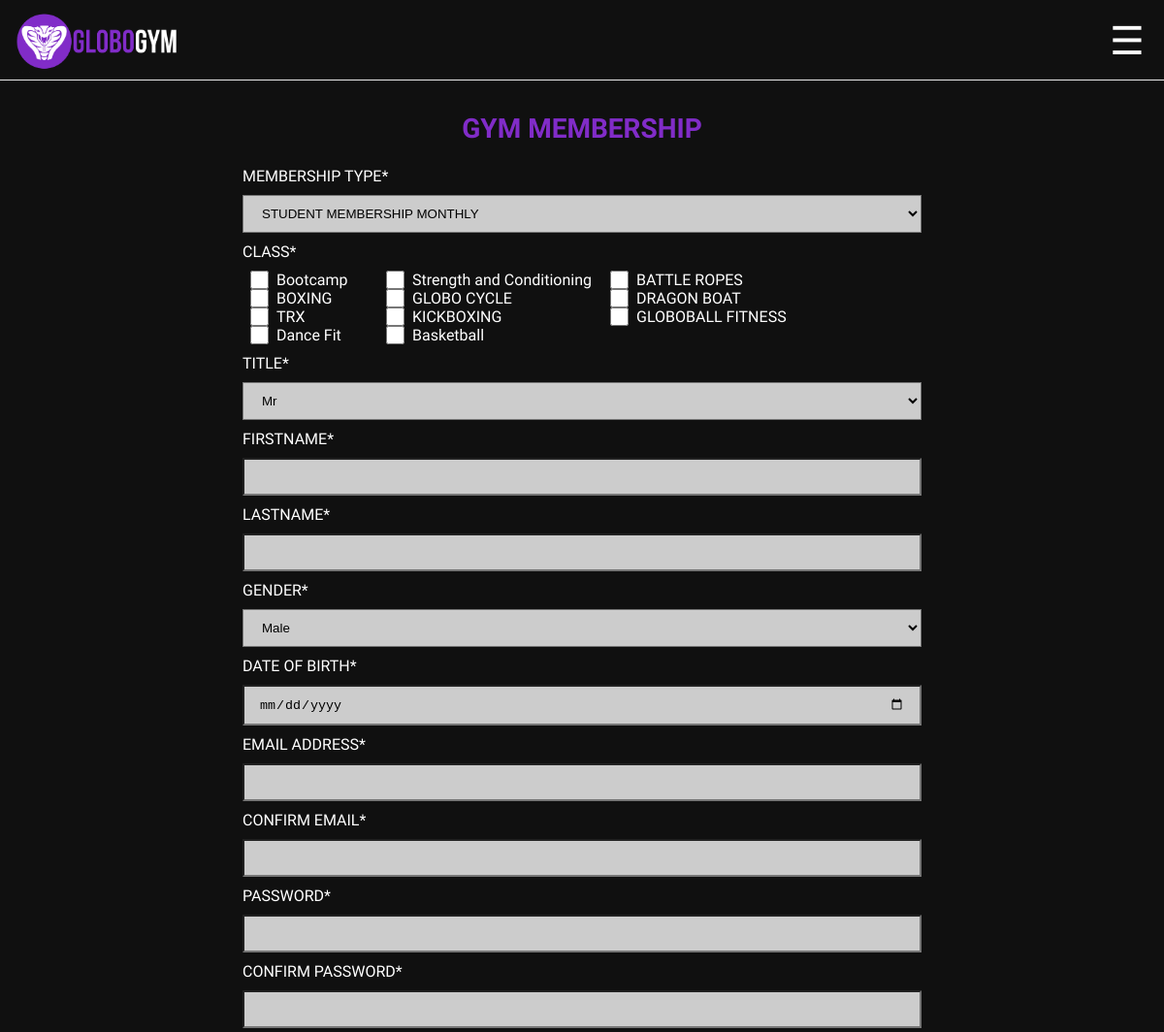
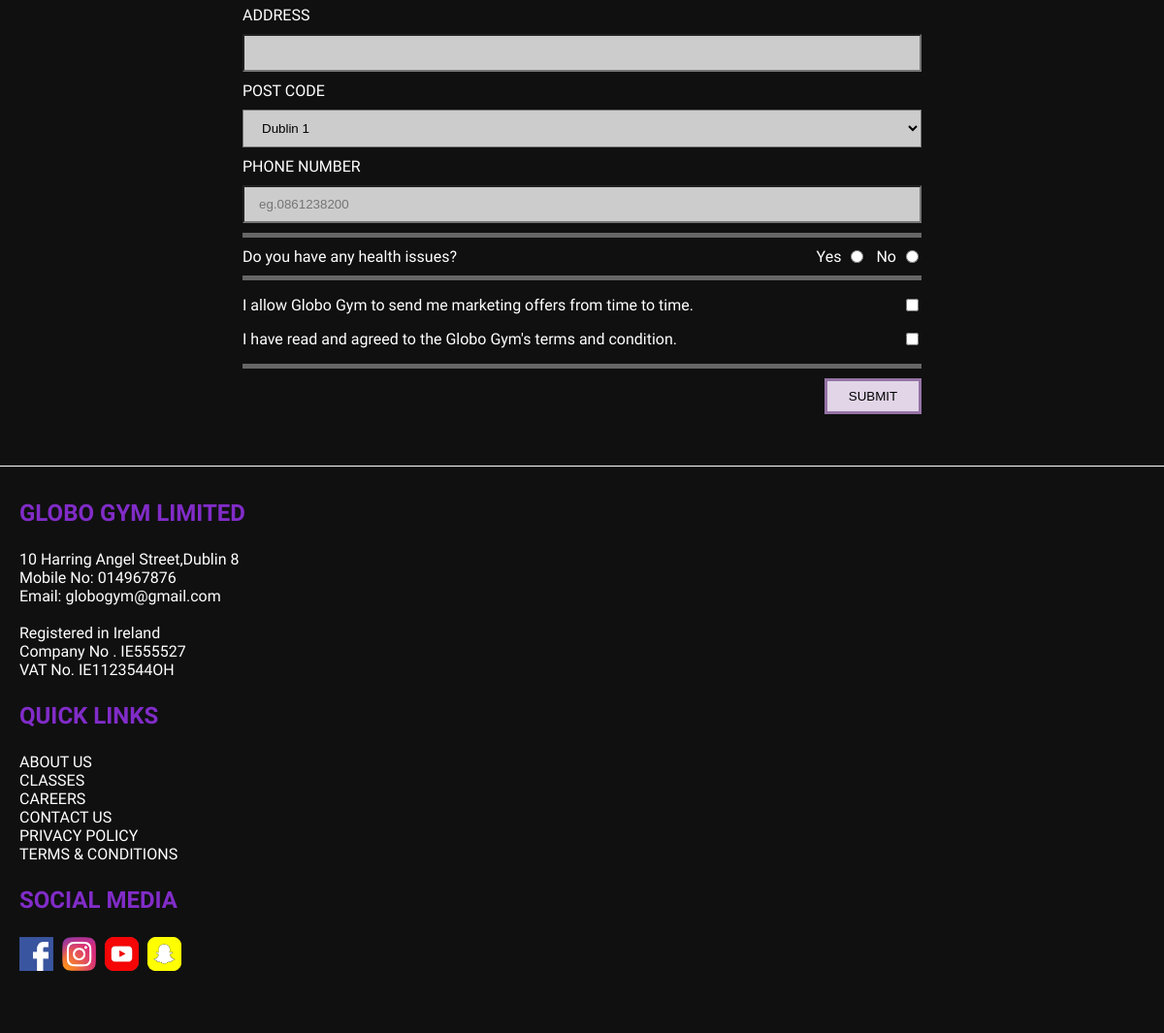
Page /join_now.php on the committed database (2 pictures, top to bottom).
### tables this page shows
CREATE TABLE tbl_class (
  class_id INT(8) NOT NULL AUTO_INCREMENT,
  class_name VARCHAR(50) DEFAULT NULL,
  class_desc VARCHAR(255) DEFAULT NULL,
  class_capacity INT(3) DEFAULT NULL,
  class_image VARCHAR(500) DEFAULT NULL,
  class_day VARCHAR(3) DEFAULT NULL,
  class_stime TIME DEFAULT NULL,
  class_etime TIME DEFAULT NULL,
  class_tier INT(1) DEFAULT NULL,
  class_stat INT(1) DEFAULT NULL,
  PRIMARY KEY (class_id)
);

### join_now.php (the view, shortened to what this page needs)
    <?php
    include_once("header.php");
    $errors = 0;
    if ($errors == 0) {?>
    <section class="form_container">
      <form action="join_now.php" method="post" class="form">
        <h1>GYM MEMBERSHIP</h1>
        <label>MEMBERSHIP TYPE*</label>
        <select name="user_type" class="form_control">
          <?php
            $pull_tier = "SELECT tier_id, tier_name FROM tbl_tier WHERE tier_stat = '1'";
            $pull_tier_result = mysqli_query($db_conn, $pull_tier);
            if($pull_tier_result){
              $num = mysqli_num_rows($pull_tier_result);
             if($num>0){
               while($row =mysqli_fetch_array($pull_tier_result)){
                 echo '<option value="'.$row["tier_id"].'">'.$row["tier_name"].'</option>';
               }
             }else{
               echo '<option>No tiers available</option>';
             }
            }
          ?>
        </select>
         <label>CLASS*</label><br>
           <div class = "form_class_container" >
             <?php
                $pull_class = "SELECT class_id, class_name FROM tbl_class WHERE class_stat = '1'";
                $pull_class_result = mysqli_query($db_conn, $pull_class);
                if($pull_class_result){
                  $num = mysqli_num_rows($pull_class_result);
                 if($num>0){
                   while($row = mysqli_fetch_array($pull_class_result)){
                     echo '<input type="checkbox" name="class[]" value="'.$row["class_id"].'" class="form_class"><label>'.$row["class_name"].'</label>';
                   }
                 }else{
                   echo '<input type="checkbox" name="class[]" value="" class="form_class"><label>No classes are currently available</label>';
                 }
                }
             ?>
          </div>
        <label>TITLE*</label>
        <select name="user_title" class="form_control">
          <option value="Mr">Mr</option>
        </select>
        <label>FIRSTNAME*</label><input type="text" name="user_fname" class="form_control" size="20" maxlength="30">
        <label>LASTNAME*</label><input type="text" name="user_lname" class="form_control" size="20" maxlength="30">
        <label>GENDER*</label>
        <select name="user_gender" class="form_control">
          <option value="male">Male</option>
        </select>
        <label>DATE OF BIRTH*</label><input type="date" name="user_dob" class="form_control" min="1920-01-01" max="2001-01-01">
        <label>EMAIL ADDRESS*</label>
        <input type="email" name="user_email" class="form_control"/>
        <label>CONFIRM EMAIL*</label>
        <input type="email" name="confirm_user_email" class="form_control"/>
        <label>PASSWORD*</label><input type="password" class="form_control" name="user_pass1" required>
        <label>CONFIRM PASSWORD*</label><input type="password" class="form_control" name="user_pass2" required>
        <label>ADDRESS</label> <input type="text" name="user_address" size="20" maxlength="200" class ="form_control">
        <label>POST CODE</label>
          <select name ="user_pcode" class ="form_control">
            <option value="D1">Dublin 1</option>
          </select>
          <label>PHONE NUMBER</label>
          <input type="tel" name="user_phone" placeholder="eg.0861238200" class="form_control"/>
          <div class="border"></div>
          <label>Do you have any health issues?</label>
          <input type="radio" name="user_health" value="no" class="form_radio"><label class="form_radio">No</label>
          <input type="radio" name="user_health" value="yes" class="form_radio"><label class="form_radio">Yes</label>
          <div class="border"></div>
          <p><label>I allow Globo Gym to send me marketing offers from time to time.</label><input type="checkbox" name="user_marketing" value="yes" class="form_checkbox"></p>
          <p><label>I have read and agreed to the Globo Gym's terms and condition.</label><input type="checkbox" name="user_terms" value="yes" class="form_checkbox"></p>
          <div class="border"></div>
        <input type="submit" name="submit" value="SUBMIT" class="formBtn" required>
      </form>
    </section>
    <?php include_once("footer.php"); ?>
    <?php
    }?>
  </body>
</html>

### css/style.css (style rules this page uses)
html { width: 100%; height: 100%; padding: 0; margin:0; }
body { font-family: 'Raleway', sans-serif; width: 100%; height: 100%; padding: 0; margin:0 auto; text-decoration: none; font-size: 16px; }
body h1, h2, h3, h4, h5 { font-weight: 800; }
body h1 { font-size: 3em; }
.form_container { background:#101010; padding-bottom:80px; border-top: 0.5px solid #EAEAEB; }
.form { max-width: 700px; margin: auto; padding: 10px 10px; }
.form_class_container { display: grid; grid-template-columns:5% 15% 5% 28% 5% 25%; margin: 10px auto; width:100%; }
.form_class { margin: 0px auto; width:100%; }
.form label { color:#FFFFFF; }
.form h1 { color:#812cc8; text-align: center; font-size: 28px; }
.form_control { display: block; background:#CCCCCC; width: 100%; box-sizing: border-box; margin: 10px 0px; padding: 10px 15px; }
.border { width: 100%; height: 5px; background: #666666; margin-top: 10px; margin-bottom: 10px; }
.form_checkbox { float: right; }
.form_radio { float: right; margin-left: 10px; }
.formBtn { float: right; width: 100px; background:#E1D5E7; border: 3px solid #9673A6; padding: 8px 5px; margin-bottom: 10px; }
@media only screen and (max-width: 1200px) { .form { max-width: 700px; } }

### rows in the picture
tbl_class: class_name "Bootcamp"
tbl_class: class_name "Strength and Conditioning"
tbl_class: class_name "BATTLE ROPES"
tbl_class: class_name "BOXING"
tbl_class: class_name "GLOBO CYCLE"
tbl_class: class_name "DRAGON BOAT"
tbl_class: class_name "TRX"
tbl_class: class_name "KICKBOXING"
tbl_class: class_name "GLOBOBALL FITNESS"
tbl_class: class_name "Dance Fit"
tbl_class: class_name "Basketball"

### other values in the picture
form field user_type "STUDENT MEMBERSHIP MONTHLY"
